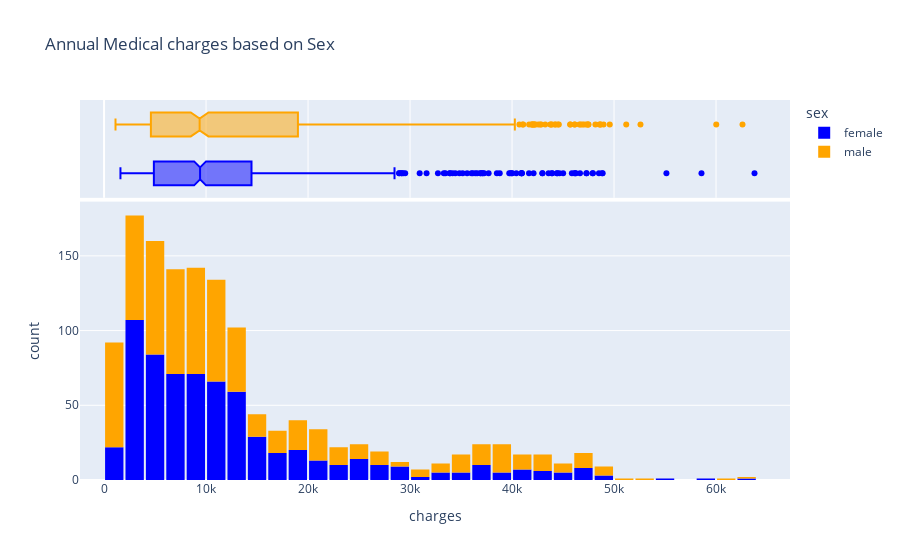

Notebook code cell kept with this figure:
### Markdown cell above
We can make the following observations from the above graph:

* For most customers, the annual medical charges are under \\$10,000. Only a small fraction of customer have higher medical expenses, possibly due to accidents, major illnesses and genetic diseases. The distribution follows a "power law"
* There is a significant difference in medical expenses between smokers and non-smokers. While the median for non-smokers is \\$7300, the median for smokers is close to \\$35,000.


> **EXERCISE**: Visualize the distribution of medical charges in connection with other factors like "sex" and "region". What do you observe?

### Code cell
fig = px.histogram(medical_df,
                  x = 'charges',
                  marginal = 'box',
                  color = 'sex',
                  color_discrete_sequence = ['blue','orange'],
                  title = 'Annual Medical charges based on Sex'
                  )
fig.update_layout(bargap = 0.1)
fig.show()

### Figure 1 — Plotly figure (JSON) as saved in the notebook; plotly's stock layout.template omitted (floating-point values rounded to 4 significant figures; data arrays with more than 128 entries replaced by an {"elided": "..."} marker saying what was removed)
{"data": [{"alignmentgroup": "True", "bingroup": "x", "hovertemplate": "sex=female<br>charges=%{x}<br>count=%{y}<extra></extra>", "legendgroup": "female", "marker": {"color": "blue", "pattern": {"shape": ""}}, "name": "female", "offsetgroup": "female", "orientation": "v", "showlegend": true, "type": "histogram", "x": {"elided": "662 float values"}, "xaxis": "x", "yaxis": "y"}, {"alignmentgroup": "True", "hovertemplate": "sex=female<br>charges=%{x}<extra></extra>", "legendgroup": "female", "marker": {"color": "blue"}, "name": "female", "notched": true, "offsetgroup": "female", "showlegend": false, "type": "box", "x": {"elided": "662 float values"}, "xaxis": "x2", "yaxis": "y2"}, {"alignmentgroup": "True", "bingroup": "x", "hovertemplate": "sex=male<br>charges=%{x}<br>count=%{y}<extra></extra>", "legendgroup": "male", "marker": {"color": "orange", "pattern": {"shape": ""}}, "name": "male", "offsetgroup": "male", "orientation": "v", "showlegend": true, "type": "histogram", "x": {"elided": "676 float values"}, "xaxis": "x", "yaxis": "y"}, {"alignmentgroup": "True", "hovertemplate": "sex=male<br>charges=%{x}<extra></extra>", "legendgroup": "male", "marker": {"color": "orange"}, "name": "male", "notched": true, "offsetgroup": "male", "showlegend": false, "type": "box", "x": {"elided": "676 float values"}, "xaxis": "x2", "yaxis": "y2"}], "layout": {"bargap": 0.1, "barmode": "relative", "legend": {"title": {"text": "sex"}, "tracegroupgap": 0}, "title": {"text": "Annual Medical charges based on Sex"}, "xaxis": {"anchor": "y", "domain": [0, 1], "title": {"text": "charges"}}, "xaxis2": {"anchor": "y2", "domain": [0, 1], "matches": "x", "showgrid": true, "showticklabels": false}, "yaxis": {"anchor": "x", "domain": [0, 0.7326], "title": {"text": "count"}}, "yaxis2": {"anchor": "x2", "domain": [0.7426, 1], "matches": "y2", "showgrid": false, "showline": false, "showticklabels": false, "ticks": ""}}}
